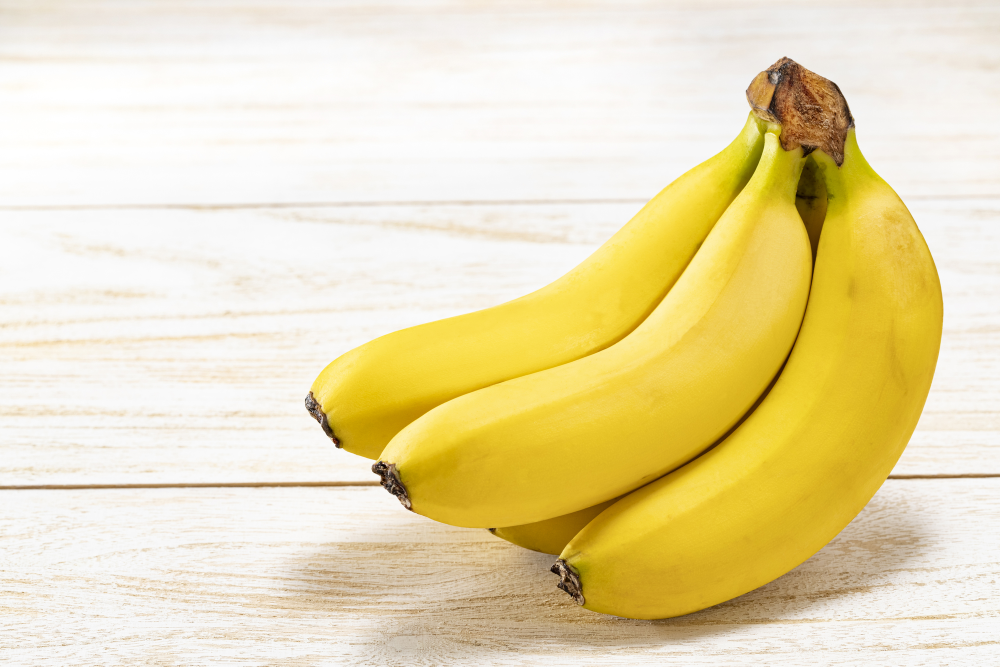
#> input picture upload/banana.jpg, 2000 x 1333 px, found by its file name (shown at 1/2 size)
$ python ripeness.py
#> lines starting #> are read from the running program, lines starting #| are printed output that depends on the picture; after the words box and inside, x2 and y2 are one past the last pixel; in counts of white or black regions, pixels touching at a corner belong together
import cv2
import numpy as np

def read_img(image_path):
#> called with image_path = 'upload/banana.jpg'
    image = cv2.imread(image_path)
#> image is the input picture: shape (1333, 2000, 3); mean B, G, R 176.3, 221.1, 234.4
    if image is None:
        raise ValueError("画像が読み込めませんでした。")
    return image

# HSV空間に変換
def BGRtoHSV(image):
    hsv = cv2.cvtColor(image, cv2.COLOR_BGR2HSV)
    return hsv

# バナナの範囲を抽出
def extract_banana(hsv):
    lower_white = np.array([0, 0, 220])
    upper_white = np.array([255, 60, 255])
    white_mask = cv2.inRange(hsv, lower_white, upper_white)
    non_white_mask = cv2.bitwise_not(white_mask)
    return non_white_mask

# 【変更点1】H値からベーススコア（0～80点）を計算
def calc_Base_Score(hsv, non_white_mask):
    # H値の平均を計算
    h_values = hsv[:, :, 0][non_white_mask > 0]

    if len(h_values) > 0:
        mean_h = np.mean(h_values)
    else:
        mean_h = 0

    # --- 調整パラメータ ---
    # ①ALL GREEN のH値を 85 (緑) と定義 -> 0点
    # ⑥FULL YELLOW のH値を 20 (黄色) と定義 -> 80点 (満点ではない)
    min_h = 25  # 黄色の基準 (FULL YELLOW)
    max_h = 40  # 緑色の基準 (ALL GREEN)

    # 0〜80点の間でスコア付け
    if mean_h >= max_h:
        base_score = 0  # 緑すぎる場合
    elif mean_h <= min_h:
        base_score = 80 # 黄色（または茶色寄り）ならベース満点
    else:
        # 線形補間: 緑(max_h)から黄色(min_h)に近づくにつれて点数が上がる
        # 計算式: ( (85 - 現在のH) / (85 - 20) ) * 80
        ratio = (max_h - mean_h) / (max_h - min_h)
        base_score = ratio * 80

    return base_score

# 【変更点2】シュガースポットからボーナス点（0～20点+α）を計算
def calc_Spot_Bonus(hsv, non_white_mask):
    lower_brown = np.array([0, 0, 0])
    upper_brown = np.array([25, 225, 127])
    lower_brown2 = np.array([170, 0, 0])
    upper_brown2 = np.array([179, 225, 127])

    mask1 = cv2.inRange(hsv, lower_brown, upper_brown)
    mask2 = cv2.inRange(hsv, lower_brown2, upper_brown2)
    mask3 = cv2.bitwise_or(mask1, mask2)

    banana_brown_mask = cv2.bitwise_and(mask3, mask3, mask=non_white_mask)

    banana_area = np.sum(non_white_mask > 0)
    brown_area = np.sum(banana_brown_mask > 0)

    if banana_area > 0:
        brown_ratio = (brown_area / banana_area) * 100
    else:
        brown_ratio = 0

    # --- 調整パラメータ ---
    # ⑦STARの状態にするには、ある程度の斑点が必要。
    # 斑点が全体の10%あれば、+20点されて合計100%になるように調整
    # 係数を 2.0 に設定 (例: 斑点5% -> +10点, 斑点10% -> +20点)
    bonus_score = brown_ratio * 2.0

    return bonus_score

def banana_ripeness(image):
    hsv = BGRtoHSV(image)
#> in BGRtoHSV, `hsv = cv2.cvtColor(image, cv2.COLOR_BGR2HSV)`: hsv: shape (1333, 2000, 3); mean H, S, V 19.7, 68.4, 234.4
    non_white_mask = extract_banana(hsv)
#> in extract_banana, `white_mask = cv2.inRange(hsv, lower_white, upper_white)`:
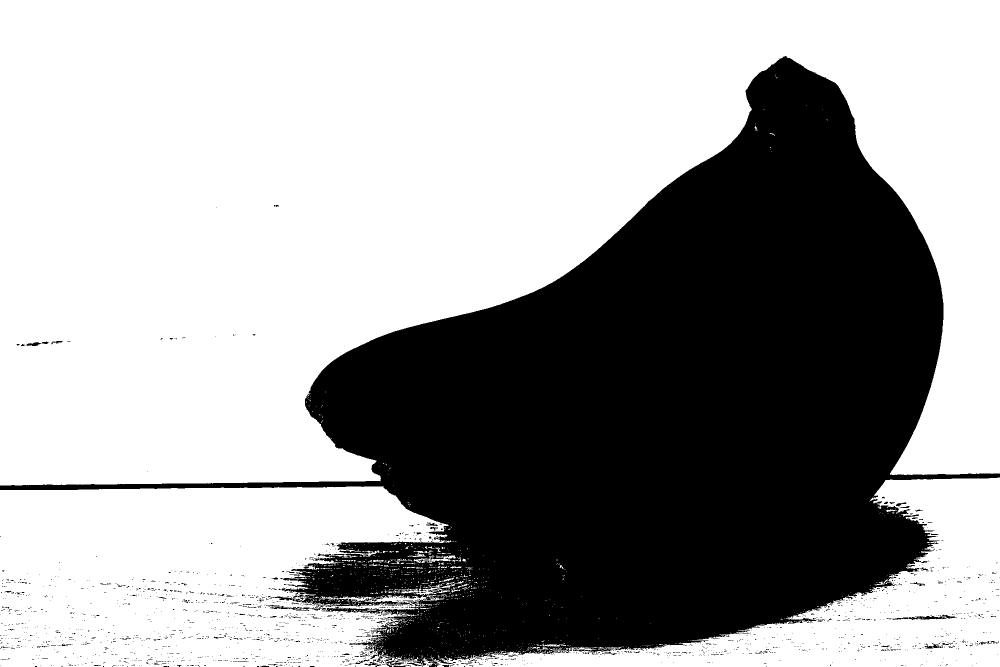
#> white_mask: shape (1333, 2000) (shown at 1/2 size); 63.8% white; 1979 black regions (1911 under 20 px), largest, box (x1, y1, x2, y2) and area: (0, 112, 2000, 1333) 955709, (1817, 1229, 1914, 1240) 427, (532, 1210, 618, 1222) 268

    # ベースの熟度（色味だけで0~80%）
    base_score = calc_Base_Score(hsv, non_white_mask)
#> in calc_Base_Score, `mean_h = np.mean(h_values)`: mean_h = 22.56
#> base_score = 80

    # シュガースポットの加点（斑点で+20%を目指す）
    spot_bonus = calc_Spot_Bonus(hsv, non_white_mask)
#> in calc_Spot_Bonus, `mask1 = cv2.inRange(hsv, lower_brown, upper_brown)`:
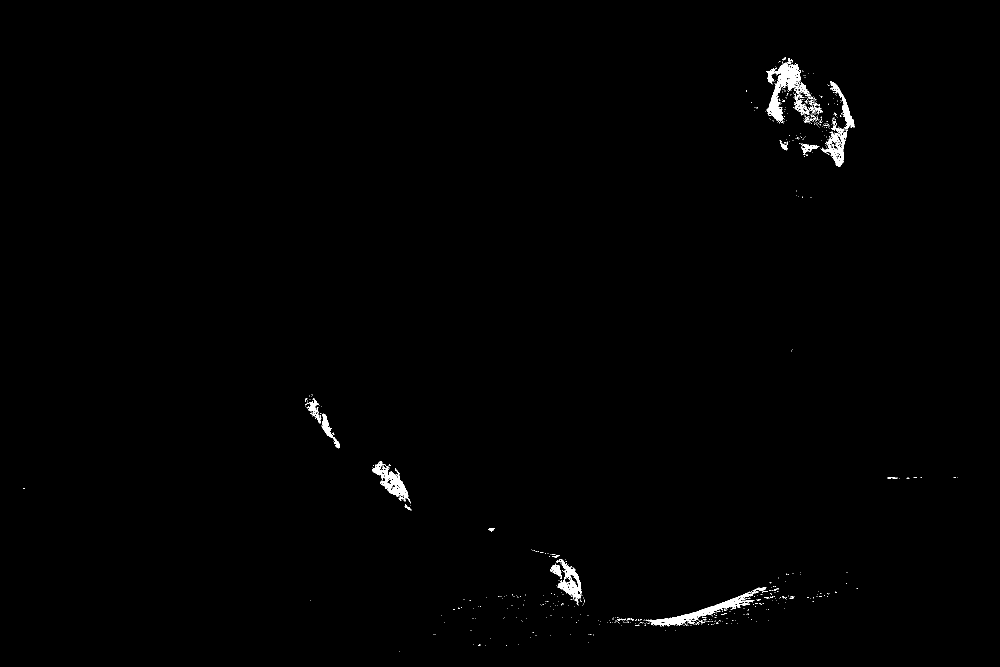
#> mask1: shape (1333, 2000) (shown at 1/2 size); 0.6% white; 633 white regions (605 under 20 px), largest, box (x1, y1, x2, y2) and area: (1533, 117, 1620, 247) 3018, (1291, 1183, 1517, 1253) 2625, (744, 922, 822, 1007) 1897
#> in calc_Spot_Bonus, `mask2 = cv2.inRange(hsv, lower_brown2, upper_brown2)`:
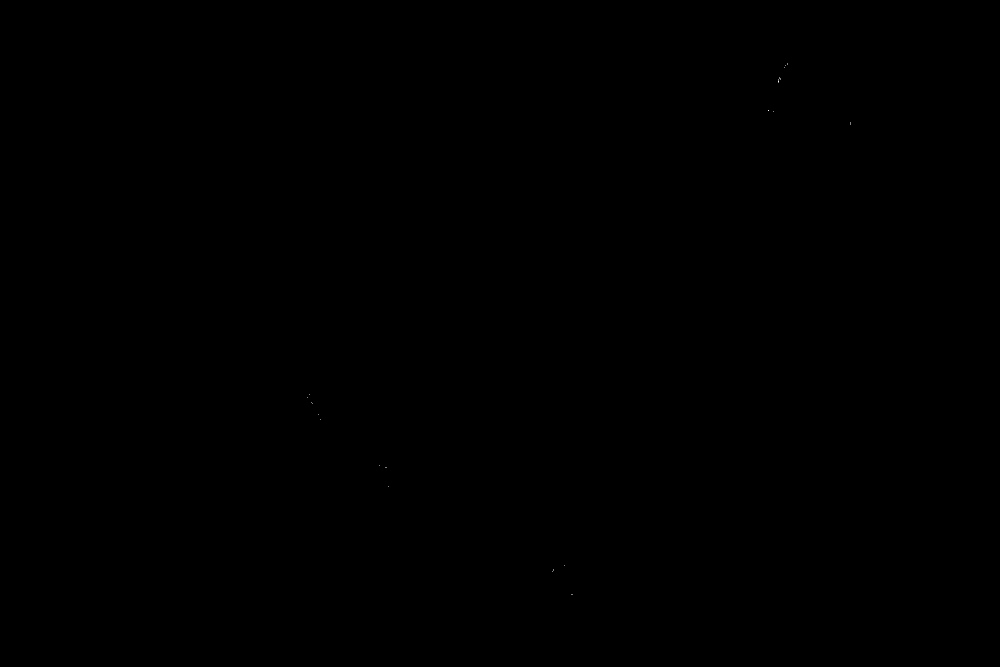
#> mask2: shape (1333, 2000) (shown at 1/2 size); 0% white in thin lines or dots, all inside (x1, y1, x2, y2) = (614, 127, 1701, 1190)
#> in calc_Spot_Bonus, `mask3 = cv2.bitwise_or(mask1, mask2)`: mask3: shape (1333, 2000); 0.6% white; 633 white regions (605 under 20 px), largest, box (x1, y1, x2, y2) and area: (1533, 117, 1620, 247) 3035, (1291, 1183, 1517, 1253) 2625, (744, 922, 822, 1007) 1901
#> in calc_Spot_Bonus, `banana_area = np.sum(non_white_mask > 0)`: banana_area = 965459
#> in calc_Spot_Bonus, `brown_area = np.sum(banana_brown_mask > 0)`: brown_area = 16062
#> in calc_Spot_Bonus, `brown_ratio = (brown_area / banana_area) * 100`: brown_ratio = 1.66
#> in calc_Spot_Bonus, `bonus_score = brown_ratio * 2.0`: bonus_score = 3.33
#> spot_bonus = 3.33

    # 合計スコア
    total_score = base_score + spot_bonus
#> total_score = 83.33

    # 上限を少し余裕を持たせるか、100で切るかは運用次第ですが、
    # STAR以上（真っ黒に近い）を判別するため上限なしにしておきます。
    ripeness = format(total_score, '.2f')
#> ripeness = '83.33'

    return ripeness

# メイン処理
if __name__ == "__main__":
    image_path = 'upload/banana.jpg' # ここを判定したい画像のパスに変更
    try:
        image = read_img(image_path)
        ripeness = banana_ripeness(image)
#> ripeness = '83.33'
        print(f"追熟度：{ripeness}%")
#| 追熟度：83.33%

        # 結果の解釈を表示（デバッグ用）
        r = float(ripeness)
#> r = 83.33
        if r == 0: print("判定：①ALL GREEN")
        elif r < 20: print("判定：②LIGHT GREEN")
        elif r < 40: print("判定：③HALF GREEN")
        elif r < 60: print("判定：④HALF YELLOW")
        elif r < 80: print("判定：⑤GREEN CHIP")
        elif r < 90: print("判定：⑥FULL YELLOW")
        elif r >= 90: print("判定：⑦STAR (食べごろ！)")

    except ValueError as e:
        print(e)
